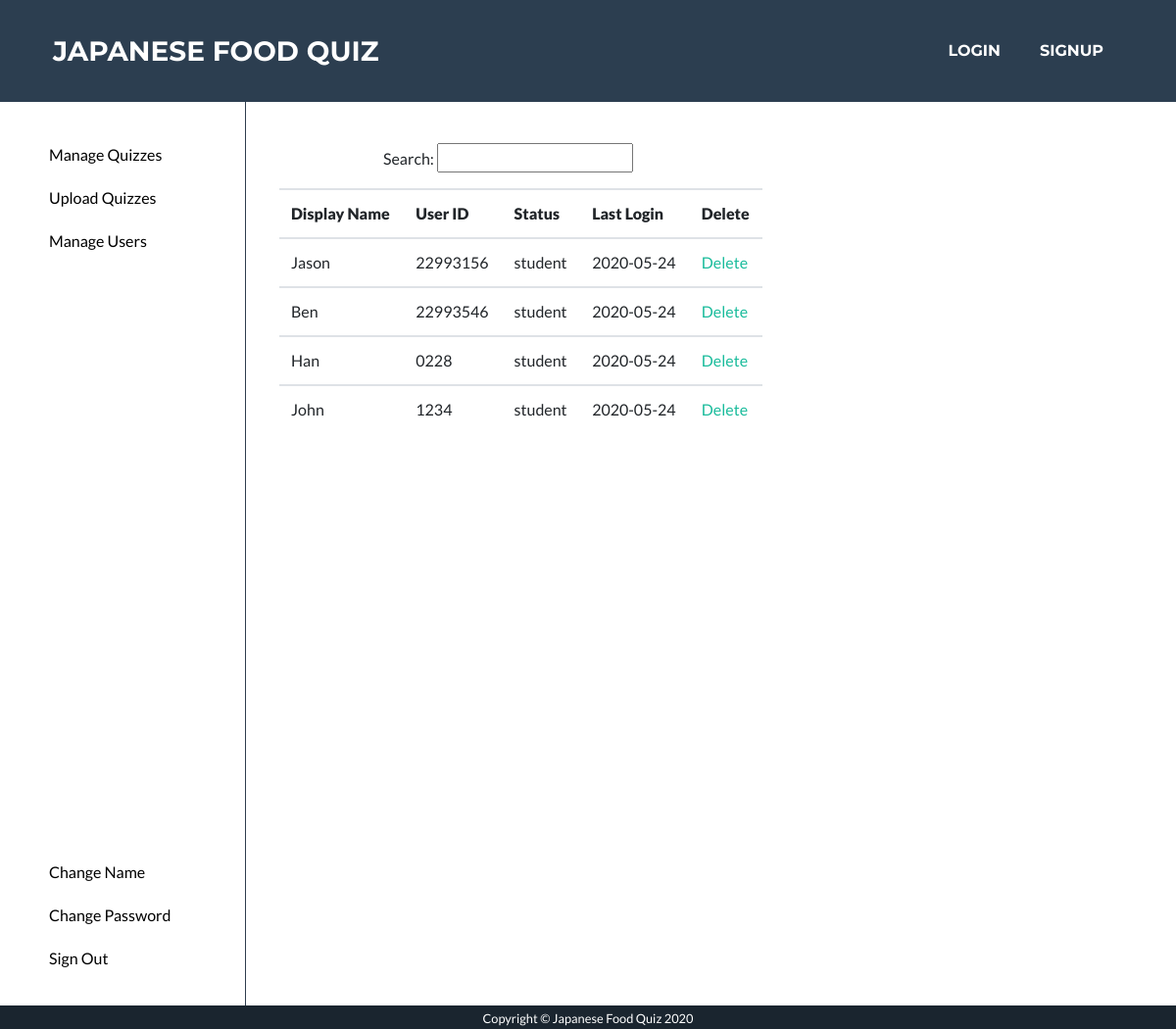
/manage_user, run on the app's committed database.
### app/models.py (models this page shows, shortened)
class User(UserMixin, db.Model):
    __table_args__ = {'extend_existing': True}
    id = db.Column(db.String, primary_key=True)
    email = db.Column(db.String(128))
    name = db.Column(db.String(128))
    password_hash = db.Column(db.String(128))
    status = db.Column(db.String)
    last_login = db.Column(db.DATE, nullable=False, default=datetime.now)

### app/routes.py (the view)
@login_required
@app.route('/manage_user')
def manage_user():
    users = User.query.filter(User.name!="admin")
    for user in users:
        user.href = "/update?id="+str(user.id)
    return render_template('manage_user.html', users=users)

### app/templates/manage_user.html (shortened to what this page needs)
<!DOCTYPE html>
<html lang="en">
  <head>
    <link href="/static/style.css" rel="stylesheet" />
    <link rel="stylesheet" type="text/css" href="static/default.css" />
    <link rel="stylesheet" type="text/css" href="static/admin_page.css" />
    {% extends 'base.html' %} {% block content %}
    <div class="main">
      <div class="navbar2">
        <ul class="nav_ul2">
          <li class="nav_list2">
            <a href="/manage_quiz"><button>Manage Quizzes</button> </a>
          </li>
          <li class="nav_list2">
            <a href="/upload_question_set"><button>Upload Quizzes</button> </a>
          </li>
          <li class="nav_list2">
            <a href="/manage_user"><button>Manage Users</button> </a>
          <li class="nav_list2_bottom"><a href="/admin_change_name"><button>Change Name</button></li>
          </li>
            <li class="nav_list2"><a href="/admin_change_password"><button>Change Password</button></a></li>
          <li class="nav_list2"><button>Sign Out</button></li>
        </ul>
      </div>
      <div class="main_part">
          <p class="search">Search: <input type="text" /></p>
          <div class="flex_list container">
          <table class="table">
              <tr>
                  <th><strong>Display Name</strong></th>
                  <th><strong>User ID</strong></th>
                  <th><strong>Status</strong></th>
                  <th><strong>Last Login</strong></th>
                  <th><strong>Delete</strong></th>
              </tr>
               {% for user in users %}
                  <tr>
                          <td>{{ user.name }}</td>
                          <td>{{ user.id }}</td>
                          <td>{{ user.status }}</td>
                          <td>{{ user.last_login }}</td>
                          <td><a href="{{ user.href }}">Delete</a></td>
                  </tr>
               {% endfor %}
          </table>
          </div>
      </div>
    </div>
    {% endblock %}

### app/templates/base.html (shortened to what this page needs)
  </head>
  <body id="page-top">
    <nav
      class="navbar navbar-expand-lg bg-secondary text-uppercase fixed-top"
      id="mainNav"
    >
      <div class="container">
        <a class="navbar-brand js-scroll-trigger" href="/index"
          >Japanese Food Quiz</a
        >
        <div class="collapse navbar-collapse" id="navbarResponsive">
          <ul class="navbar-nav ml-auto">
            <li class="nav-item mx-0 mx-lg-1"
            style="padding:0; margin: 0 0.25rem 0 0.25rem">
              <a
                class="nav-link py-3 px-0 px-lg-3 rounded js-scroll-trigger"
                href="/user_login"
                style="padding:1rem;"
                >Login</a
              >
            </li>
            <li class="nav-item mx-0 mx-lg-1" style="padding:0; margin: 0 0.25rem 0 0.25rem">
              <a
                class="nav-link py-3 px-0 px-lg-3 rounded js-scroll-trigger"
                href="/user_register"
                style="padding:1rem;"
                >Signup</a
              >
            </li>
          </ul>
        </div>
      </div>
    </nav>
    {% block content %}{% endblock %}
    <section class="copyright text-center text-white" style="height: 1.5rem;">
      <div class="container" >
        <small>Copyright © Japanese Food Quiz 2020</small>
      </div>
    </section>
  </body>
</html>

### app/static/default.css (style rules this page uses)
* { -webkit-box-sizing: border-box; box-sizing: border-box; margin: 0; padding: 0; }
input { width: 12.5rem; height: 1.875rem; }
.main { display: flex; flex-direction: row; left: 0; right: 0; top: 0; bottom: 0; width: 100%; height: 100%; }
.navbar2 { margin: 0; padding: 0; border-right: 0.0625rem solid #2f3e4e; height: 100%; }
.nav_ul2 { width: 12.5rem; margin-right: 3.125rem; margin-top: 3.125rem; }
.nav_list2 { padding-bottom: 1.25rem; }
.nav_list2_bottom { margin-top: 300%; margin-right: 0; margin-left: 3.125rem; padding-left: 0; padding-right: 0; padding-bottom: 1.25rem; }
li { padding-left: 3.125rem; list-style-type: none; padding-bottom: 0.625rem; }
.search { margin-left: 8.75rem; margin-top: 3.125rem; }

### app/static/admin_page.css (style rules this page uses)
.search { margin-left: 8.75rem; margin-top: 3.125rem; }
input { width: 12.5rem; height: 1.875rem; }
.flex_list { display: flex; flex-direction: row; margin-left: 0.625rem; }
button { color: black; background: white; text-shadow: none; box-shadow: none; border: none; }
li { padding-left: 3.125rem; padding-bottom: 0.625rem; }

### data on the page
User: name "Jason", id "22993156", status "student", last_login "2020-05-24"
User: name "Ben", id "22993546", status "student", last_login "2020-05-24"
User: name "Han", id "0228", status "student", last_login "2020-05-24"
User: name "John", id "1234", status "student", last_login "2020-05-24"
